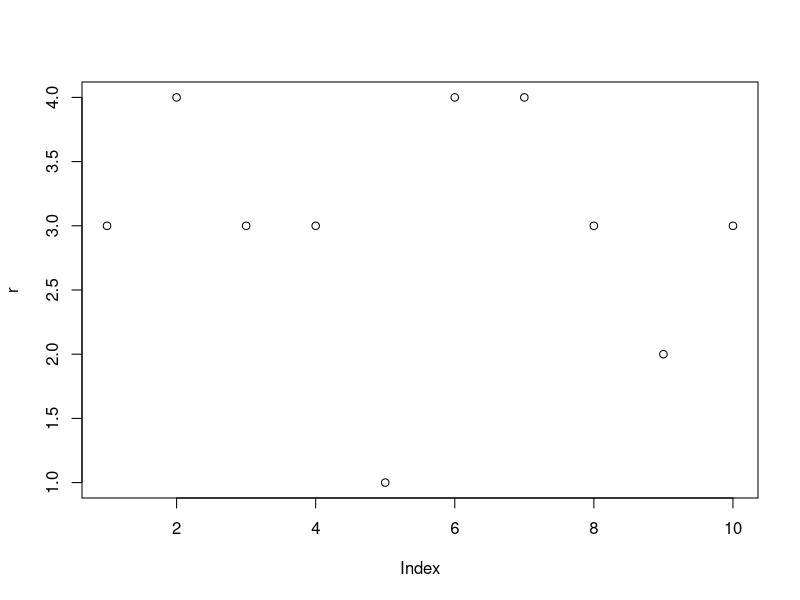

Generate this figure with R:
generateRandom <- function(n)
	{
		RN <- NULL;
		f <- c(0,0,0,0,0);
		p <- c(0.05, 0.25, 0.45, 0.15, 0.10);
		for(i in 1:n)
		{
			ok <- 0;
			while(ok < 1)
			{
				u <- runif(1, min=0, max=1);
				y <- floor(u*5) + 1;
				u0 <- runif(1, min=0, max=1);
				if(u0 <= p[y]/(2.25*0.2))
				{
					RN <- c(RN, y);
					ok <- 1;
					f[y] <- f[y]+1;
				}
			}
		}
		return(RN);
	}
r <- generateRandom(10);
print(r);
print(mean(r));
print(var(r));
plot(r, type="p");
